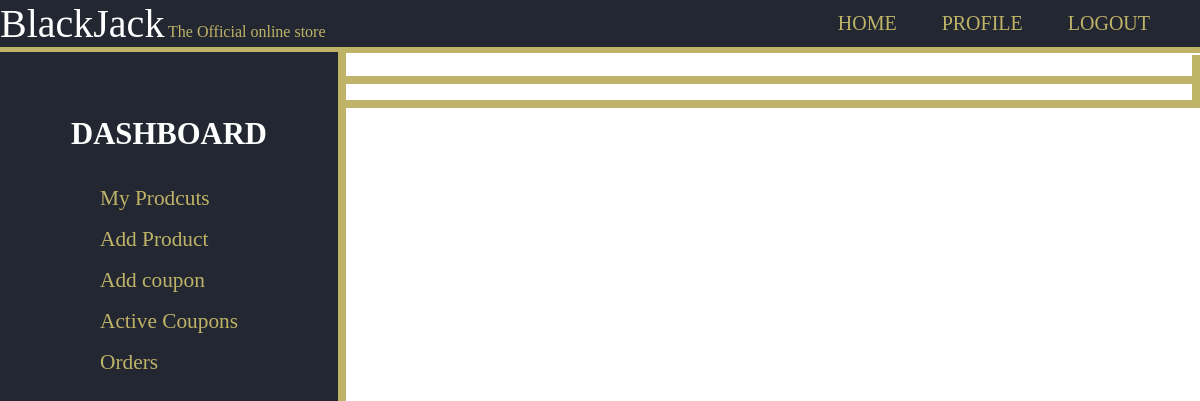
The page /shop/ddd/ (signed in) on the database as committed earlier.
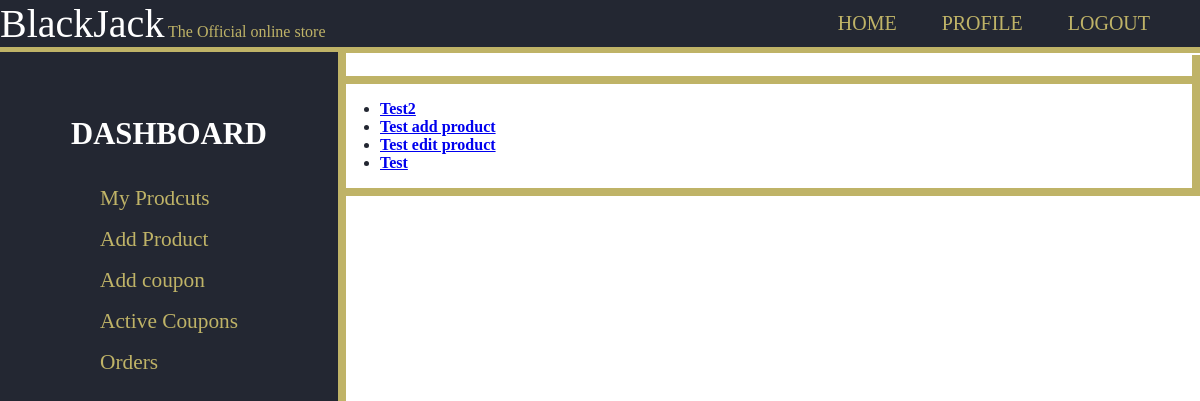
The same page on the database as committed later.
### products/models.py (models this page shows, shortened)
class Product(models.Model):
    id = models.UUIDField(primary_key=True, default=uuid.uuid4, editable=False)
    name = models.CharField(max_length=100)
    price = models.DecimalField(max_digits=7,decimal_places=2)
    description = models.TextField(blank=True)
    remaininginstock = models.PositiveSmallIntegerField(default=1)
    featured = models.BooleanField(default=False)
    image = models.ImageField(null=True,blank=True,upload_to='product_images/')
    shop = models.ForeignKey('shop.Shop',on_delete=models.CASCADE)
    reviews = models.ManyToManyField(Review, blank=True, related_name="reviews")
    def __str__(self):
        return f'{self.name}'

### shop/views.py (the view)
# urls.py: path('', views.index, name='index'),
def index(request, shopname):
    try:
        if shopname=='addproduct':
            return addproduct(request)
        elif shopname=='activecoupons':
            return activecoupons(request)
        if request.user.shop and request.user.shop.name == shopname:
            return HttpResponseRedirect(reverse('shopdashboard'))
        shop = Shop.objects.get(name=shopname)
        products = shop.products.all()
        return render(request, 'shop/index.html',{
            'shop': shop,
            'products': products
        })
    except Shop.DoesNotExist:
        return render(request,'shop/404.html')

### shop/templates/shop/index.html (shortened to what this page needs)
{% extends 'shop/layout.html' %}
{% block body %}
    <ul>
        {% for product in products %}
            <li><a href="{% url 'products:product' product.name %}">{{ product }}</a></li>
        {% endfor %}
    </ul>
{% endblock %}

Rows that differ between the two databases and show on the page:
now on this page (row unchanged): Product: name "Test2"
added Product: name "Test add product"
added Product: name "Test edit product"
now on this page (row edited): Product: name "Test"
